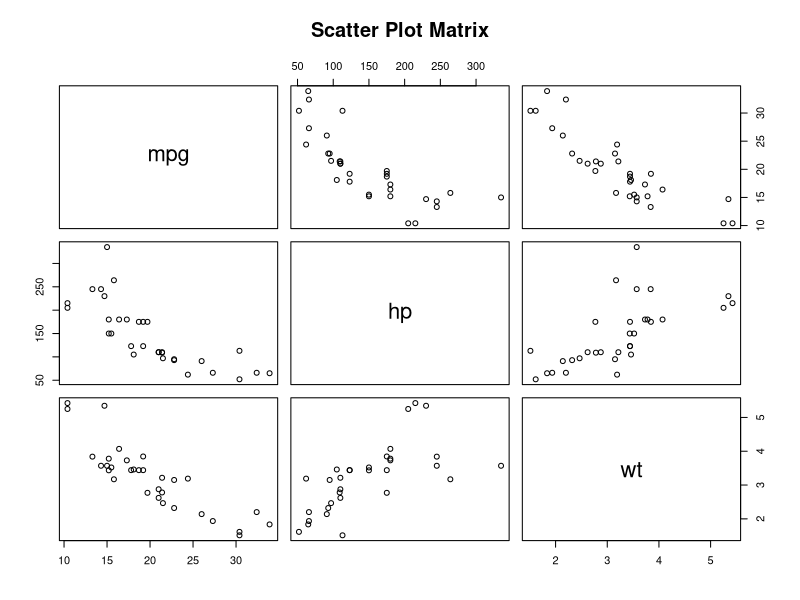
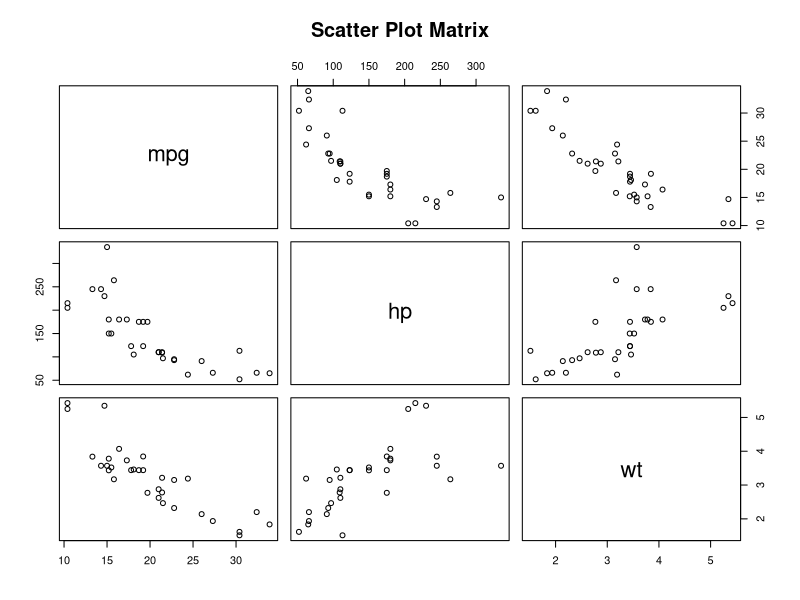
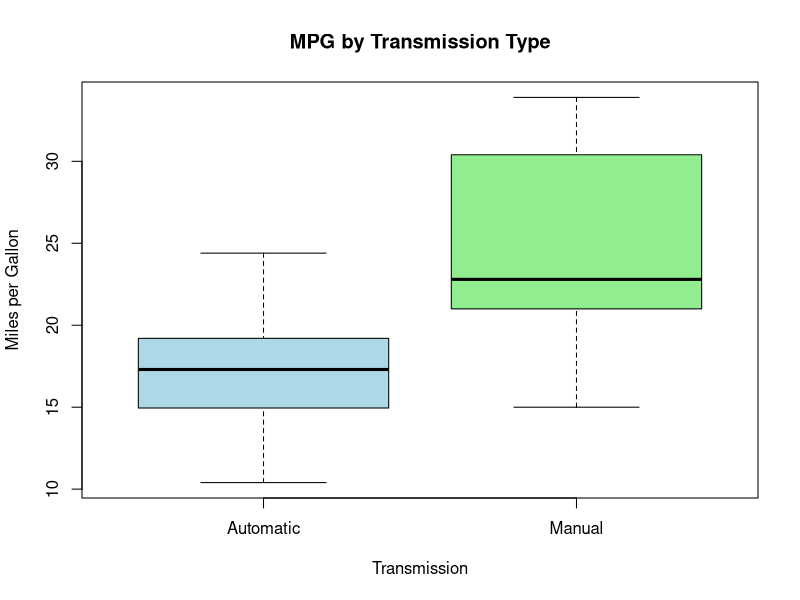
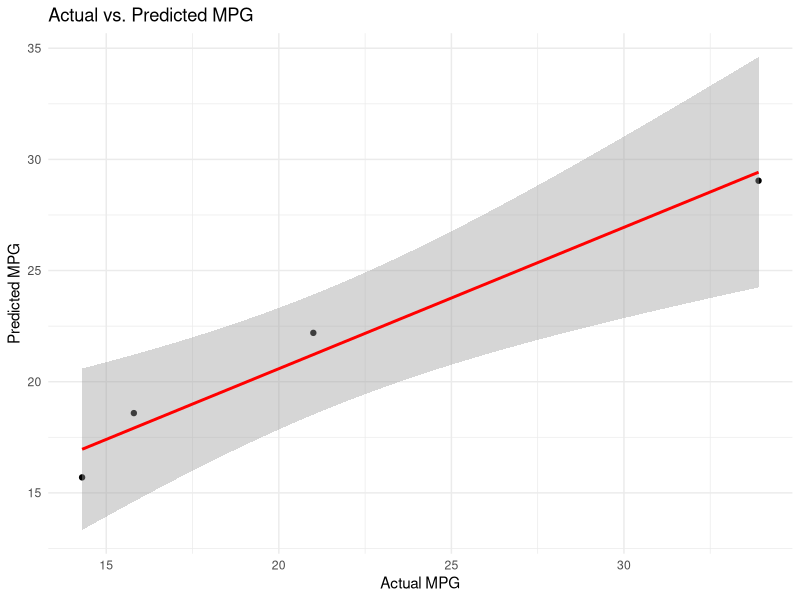

Recreate these plots in R, in order.
# ---
# title: "<span style = 'font-size: 100%;'> MGMT 17300: Data Mining Lab </span>"
# subtitle: "<span style = 'font-size: 150%;'> Predictive Model Interpretations and Predictions </span>"
# author: "Professor: Davi Moreira"
# date: "2024-08-01"
# date-format: "MMMM DD, YYYY"
# format:
# revealjs: 
# transition: slide
# background-transition: fade
# width: 1600
# height: 900
# center: true
# slide-number: true
# incremental: true
# chalkboard: 
# buttons: false
# preview-links: auto
# #logo: figs/quarto.png
# footer: "Data Mining Lab"
# theme: [simple,custom.scss]
# html-math-method:
# method: mathjax
# url: "https://cdn.jsdelivr.net/npm/mathjax@3/es5/tex-mml-chtml.js"
# ---
# 
# ## Overview
# 
# :::::: nonincremental
# ::::: columns
# ::: {.column width="50%" style="text-align: center; justify-content: center; align-items: center;"}
# -   Lesson Exercise Review
# 
# -   Lesson Question!
# 
# -   Course Learning Milestones
# 
# -   The 8 Key Steps of a Data Mining Project
# :::
# 
# ::: {.column width="50%" style="text-align: center; justify-content: center; align-items: center;"}
# -   Multiple Regression Model
# - Model Interpretation
# - Making predictions
# :::
# :::::
# ::::::
# 
# # Lesson Exercises Review {background-color="#cfb991"}
# 
# # Lesson Question! {background-color="#cfb991"}
# 
# # Course Learning Milestones {background-color="#cfb991"}
# 
# ## Course Learning Milestones
# 
# <center>![](figs/15_course_learning_milestones.jpg){width="60%"}</center>
# 
# # The 8 Key Steps of a Data Mining Project {background-color="#cfb991"}
# 
# ## The 8 Key Steps of a Data Mining Project
# 
# <br>
# 
# :::::: columns
# ::: {.column width="33%"}
# **Goal Setting**
# 
# 1.  **Define the project’s goal**\
# :::
# 
# ::: {.column width="33%"}
# **Data Understanding**
# 
# 2.  **Acquire analysis tools**\
# 3.  **Prepare data**\
# 4.  **Data summarization**\
# 5.  **Data visualization**\
# :::
# 
# ::: {.column width="33%"}
# **Insights**
# 
# 6.  **Data mining modeling**\
# 7.  **Model validation**\
# 8.  **Interpretation and implementation**
# :::
# ::::::
# 
# # Multiple Regression Model {background-color="#cfb991"}
# 
# ## Precision and Accuracy
# 
# :::::::: columns
# ::: {.column width="60%" style="text-align: center; justify-content: center; align-items: center;"}
# ```{r  echo=FALSE, out.width = "80%",fig.align="center"}
# knitr::include_graphics("figs/precision_accuracy.png")
# ```
# :::
# 
# :::::: {.column width="40%" style="text-align: center; justify-content: center; align-items: center;"}
# ::::: {style="font-size: 70%;"}
# -   **Precision**: Refers to the consistency or reliability of the model's predictions.
# 
# -   **Accuracy**: Refers to how close the model's predictions are to the true values.
# 
# :::: fragment
# In the context of regression:
# 
# -   **High Precision, Low Accuracy**: Predictions are consistent but biased.
# -   **High Precision, High Accuracy**: Predictions are both consistent and valid.
# -   **Low Precision, Low Accuracy**: Predictions are neither consistent nor valid.
# -   **Low Precision, High Accuracy**: Predictions are valid on average but have high variability.
# 
# ::: fragment
# **To achieve high precision and high accuracy, we need to meet the model assumptions.**
# :::
# ::::
# :::::
# ::::::
# ::::::::
# 
# ## Motivation: Controlling for a Variable
# 
# -   **Puzzle**: What is the effect of education on income?
# -   **Y**: Income
# -   **X**: Education
# -   **Objective**: X $\rightarrow$ Y
# -   **Challenge**: X $\leftarrow$ W $\rightarrow$ Y
# -   **W**: IQ (Intelligence)
# -   **Solution**: Control for W
# 
# ## Motivation: Controlling for a Variable
# 
# <center>
# 
# ![DAG](figs/dag-control.png){width="30%"}
# 
# ::: {style="font-size: 50%;"}
# Source: [Causal Inference Animated Plots](https://nickchk.com/causalgraphs.html)
# :::
# 
# </center>
# 
# ## Motivation: Controlling for a Variable
# 
# <center>
# 
# ![Relationship between Y and X controlled for W](figs/animation_control.gif){width="40%"}
# 
# ::: {style="font-size: 50%;"}
# Source: [Causal Inference Animated Plots](https://nickchk.com/causalgraphs.html)
# :::
# 
# </center>
# 
# ## Omitted Variables (Confounders)
# 
# -   One of the most common errors in observational studies (besides selection bias and information bias — classification or measurement error);
# 
# -   It occurs when we suggest that the explanation for something is "confounded" with the effect of another variable;
# 
# -   For example, "the sun rose because the rooster crowed," and not because of Earth's rotation.
# 
# ## How to Address Omitted Variable Bias?
# 
# -   Be well-versed in the literature;
# 
# -   Select good control variables for your model;
# 
# -   That is, perform a **multiple regression model**.
# 
# ## Multiple Regression
# 
# -   Regression analysis involving two or more independent variables (x's).
# 
# -   This subject area, called multiple regression analysis, enables us to consider more independent variables (factors) and thus obtain better estimates of the relationship than are possible with simple linear regression.
# 
# ## Multiple Regression Model
# 
# The equation that describes how the dependent variable $y$ is related to the independent variables $x_1, x_2, \ldots x_p$ and an error term $\epsilon$ is:
# 
# $$
# y = \beta_0 + \beta_1 x_1 + \beta_2 x_2 + \dots + \beta_p x_p + \epsilon
# $$
# 
# Where:
# 
# -   $\beta_0, \beta_1, \beta_2, \dots, \beta_p$ are the unknown parameters.
# 
# -   $\epsilon$ is a random variable called the error term with the same assumptions as in simple regression (Normality, zero mean, constant variance, independence).
# 
# -   $p$ is the number of independent variables (dimension or complexity of the model).
# 
# ## Multiple Regression Equation
# 
# The equation that describes how the mean value of $y$ is related to $x_1, x_2, \ldots x_p$ is:
# 
# $$
# E(y) = \beta_0 + \beta_1 x_1 + \beta_2 x_2 + \dots + \beta_p x_p
# $$
# 
# $\beta_1, \ldots, \beta_p$ measure the marginal effects of the respective independent variables.
# 
# <br>
# 
# For example, $\beta_1$ is the change in $E(y)$ corresponding to a 1-unit increase in $x_1$, when all other independent variables are held constant or when we control for all other independent variables.
# 
# ## Estimated Multiple Regression Equation
# 
# <br>
# 
# $$
# \hat{y} = b_0 + b_1 x_1 + b_2 x_2 + \dots + b_p x_p
# $$
# 
# A simple random sample is used to compute sample slopes $b_0, b_1, b_2, \dots, b_p$ that are used as the point estimators of the population slopes $\beta_0, \beta_1, \beta_2, \dots, \beta_p$.
# 
# <br>
# 
# Hence, $\hat{y}$ estimates $E(Y)$.
# 
# # Multiple Regression Model Example {background-color="#cfb991"}
# 
# ## Objective
# 
# -   Analyze the relationship between multiple predictors and miles per gallon (`mpg`).
# -   Build a multiple linear regression model to predict `mpg` based on:
# -   Horsepower (`hp`)
# -   Weight (`wt`)
# -   Transmission Type (`am`)
# -   Engine Type (`vs`)
# -   Number of Cylinders (`cyl`)
# 
# ## Variables Used
# 
# -   **mpg**: Miles per gallon (Dependent Variable).
# -   **hp**: Gross horsepower.
# -   **wt**: Weight (1000 lbs).
# -   **am**: Transmission (0 = automatic, 1 = manual).
# -   **vs**: Engine type (0 = V-shaped, 1 = straight).
# -   **cyl**: Number of cylinders.
# 
# ## Data Structure
# 
# ::::: columns
# ::: {.column width="50%" style="text-align: center; justify-content: center; align-items: center;"}
# <br>
# 
# ```{r echo=TRUE, eval=FALSE, results='hide', warning=FALSE, message=FALSE}
# # Structure of the dataset
str(mtcars[, c("mpg", "hp", "wt", "am", "vs", "cyl")])
# ```
# :::
# 
# ::: {.column width="50%" style="text-align: center; justify-content: center; align-items: center;"}
# ```{r echo=F, eval=T, warning=FALSE, message=FALSE}
# Structure of the dataset
str(mtcars[, c("mpg", "hp", "wt", "am", "vs", "cyl")])
# ```
# :::
# :::::
# 
# ## Summary Statistics
# 
# ```{r echo=TRUE, eval=FALSE, results='hide', warning=FALSE, message=FALSE}
# Summary statistics for selected variables
summary(mtcars[, c("mpg", "hp", "wt", "am", "vs", "cyl")])
# ```
# 
# ## Converting Categorical Variables
# 
# ```{r echo=TRUE, eval=T, results='hide', warning=FALSE, message=FALSE}
# Convert 'am', 'vs', and 'cyl' to factors
mtcars$am <- factor(mtcars$am, labels = c("Automatic", "Manual"))
mtcars$vs <- factor(mtcars$vs, labels = c("V-shaped", "Straight"))
mtcars$cyl <- factor(mtcars$cyl)
# ```
# 
# ## Checking for Missing Values
# 
# ```{r echo=TRUE, eval=FALSE, results='hide', warning=FALSE, message=FALSE}
# Check for NA values
colSums(is.na(mtcars))
# ```
# 
# -   **Observation**: No missing values in the selected variables.
# 
# ## Visualizing Relationships: Pairwise Scatter Plots
# 
# ::::: columns
# ::: {.column width="30%" style="text-align: center; justify-content: center; align-items: center;"}
# <br>
# 
# ```{r echo=TRUE, eval=FALSE, results='hide', warning=FALSE, message=FALSE}
# Scatter plot matrix
pairs(mtcars[, c("mpg", "hp", "wt")], main = "Scatter Plot Matrix")
# ```
# :::
# 
# ::: {.column width="70%" style="text-align: center; justify-content: center; align-items: center;"}
# ```{r echo=F, warning=FALSE, message=FALSE}
# Scatter plot matrix
pairs(mtcars[, c("mpg", "hp", "wt")], main = "Scatter Plot Matrix")
# ```
# :::
# :::::
# 
# ## Boxplots for Categorical Variables
# 
# ::::: columns
# ::: {.column width="30%" style="text-align: center; justify-content: center; align-items: center;"}
# <br>
# 
# ```{r echo=TRUE, eval=FALSE, results='hide', warning=FALSE, message=FALSE}
# Boxplot of mpg by Transmission Type
boxplot(mpg ~ am, data = mtcars,
main = "MPG by Transmission Type",
xlab = "Transmission",
ylab = "Miles per Gallon",
col = c("lightblue", "lightgreen"))
# ```
# :::
# 
# ::: {.column width="70%" style="text-align: center; justify-content: center; align-items: center;"}
# ```{r echo=F, warning=FALSE, message=FALSE}
# # Boxplot of mpg by Transmission Type
# boxplot(mpg ~ am, data = mtcars,
# main = "MPG by Transmission Type",
# xlab = "Transmission",
# ylab = "Miles per Gallon",
# col = c("lightblue", "lightgreen"))
# ```
# :::
# :::::
# 
# ## Fitting the Multiple Regression Model
# 
# ::::: columns
# ::: {.column width="30%" style="text-align: center; justify-content: center; align-items: center;"}
# <br>
# 
# ```{r echo=TRUE, eval=FALSE, results='hide', warning=FALSE, message=FALSE}
# Fit the multiple linear regression model
model_mult <- lm(mpg ~ hp + wt + am + vs + cyl, data = mtcars)
summary(model_mult)
# ```
# :::
# 
# ::: {.column width="30%" style="text-align: center; justify-content: center; align-items: center;"}
# ```{r}
# Fit the multiple linear regression model
model_mult <- lm(mpg ~ hp + wt + am + vs + cyl, data = mtcars)
summary(model_mult)
# ```
# :::
# :::::
# 
# ## Interpreting the Coefficients
# 
# -   **Intercept (**$\beta_0$): Expected `mpg` when all predictors are at reference levels or zero.
# -   **hp**: Change in `mpg` per unit increase in horsepower, holding other variables constant.
# -   **wt**: Change in `mpg` per 1000 lbs increase in weight, holding other variables constant.
# -   **am**: Difference in `mpg` between manual and automatic transmission.
# -   **vs**: Difference in `mpg` between straight and V-shaped engines.
# -   **cyl**: Effect of the number of cylinders on `mpg`.
# 
# ## Interpreting the Results
# 
# -   Significant Predictors
# 
# -   **hp** and **wt**: Generally significant predictors of `mpg`.
# -   **am**: Transmission type may have a significant effect.
# -   **vs** and **cyl**: Assess their p-values to determine significance.
# 
# ## Evaluating the Model
# 
# -   **Adjusted R-squared**: Measures the proportion of variance in `mpg` explained by the model, adjusted for the number of predictors.
# 
# -   **F-statistic**: Tests the overall significance of the model.
# 
# -   **p-values**: Assess the significance of individual predictors.
# 
# # Making predictions with a predictive model {background-color="#cfb991"}
# 
# ## Best Subset Selection
# 
# ::: {style="font-size: 80%;"}
# **Method**: Use the `regsubsets()` function from the `leaps` package to evaluate all possible combinations of predictors and identify the best model. This method guarantees that the best subset of predictors is selected according to a chosen criterion (e.g., adjusted $R^2$, AIC, BIC).
# 
# **Selection**: This method ensures an exhaustive search of all possible combinations, providing the best model for each subset size.
# 
# ```{r echo=TRUE, eval=FALSE, results='hide', warning=FALSE, message=FALSE}
library(leaps)

# Fit the best subset model
best_model <- regsubsets(mpg ~ ., data = mtcars, nbest = 1)

# Extract the summary of the model
best_model_summary <- summary(best_model)

# Extract metrics
bic_values <- best_model_summary$bic

# Find the best model indices based on each criterion
best_bic_index <- which.min(bic_values)

# Display the best models based on the chosen criteria

cat("\nBest model based on BIC includes:\n")
print(coef(best_model, best_bic_index))

# ```
# 
# **Result:** The `regsubsets()` function outputs the best subset of predictors for each model size, allowing you to compare and choose the optimal model based on adjusted $R^2$, BIC, or other criteria.
# 
# In our case now, we are concerned with the optimal model for prediction, so we are using BIC as our criteria.
# :::
# 
# 
# ## Cross-Validation
# 
# ::: {style="font-size: 65%;"}
# **Method**: Use k-fold cross-validation to assess the predictive performance of the model. This method helps evaluate how the model generalizes to unseen data.
# 
# **Selection**: Choose the model with better cross-validation metrics (e.g., lower mean squared error).
# 
# <!---```{r}
# #| echo: TRUE
# #| eval: TRUE
# #| results: 'hide'
# #| warning: FALSE
# #| message: FALSE
# #| max-height: '200px'
# #| code-fold: TRUE
# #| code-summary: "Show code"
# #| code-overflow: scroll
# --->
# 
# ```{r echo=TRUE, eval=FALSE, results='hide', warning=FALSE, message=FALSE}

library(caret)

# Define the cross-validation method
trainControl <- trainControl(method = "cv", number = 10)

# Train the model based on adjusted R-squared criteria
original_model <- train(mpg ~ hp + wt + am + vs + cyl, data = mtcars, method = "lm", trControl = trainControl)
# print(original_model)

# Train the model based on BIC criteria
model_bic <- train(mpg ~ wt + qsec + am, data = mtcars, method = "lm", trControl = trainControl)
# print(model_bic)

# Compare RMSE, R-squared, and MAE (Mean Absolute Error) for both models
#cat("\nComparison of Prediction Performance:\n")
performance_comparison <- rbind(
"original_model" = original_model$results[, c("RMSE", "Rsquared", "MAE")],
"Model_bic" = model_bic$results[, c("RMSE", "Rsquared", "MAE")]
)
print(performance_comparison)

# ```
# :::
# 
# ## Cross-Validation: output
# 
# ::: nonincremental
# -   **RMSE (Root Mean Squared Error)**:
# -   Represents the standard deviation of prediction errors.
# -   Lower values indicate better performance (predictions are closer to actual values).
# -   **R-squared**:
# -   Indicates how well the independent variables explain the variability of the dependent variable.
# -   Higher values (closer to 1) suggest better explanatory power.
# -   **MAE (Mean Absolute Error)**:
# -   Measures the average magnitude of errors in predictions.
# -   Lower values indicate more accurate predictions.
# :::
# 
# ## Cross-Validation: Conclusion
# 
# ::: nonincremental
# **original_model**:
# 
# -   Better at explaining variability (higher R-squared).
# 
# -   Slightly higher prediction error (RMSE and MAE).
# 
# **model_bic**:
# 
# -   More accurate predictions (lower RMSE and MAE).
# 
# -   Explains less variability (lower R-squared).
# 
# **Recommendation**
# 
# -   **Choose original_model**: If the goal is to maximize explanation of variability in `mpg`.
# 
# -   **Choose Model_bic**: If the goal is to minimize prediction error for better accuracy.
# 
# **Final Choice**: Depends if the analysis objective prioritize explanatory power or prediction accuracy.
# :::
# 
# ## Making predictions with a predictive model
# 
# Now that we have our prediction model, let's see an example on how can we use it for prediction.
# 
# To predict `mpg` with our model we need to have data regarding our independent variables. To do so, let's split our original dataset:
# 
# ```{r echo=TRUE, eval=FALSE, results='hide', warning=FALSE, message=FALSE}

set.seed(123)  # for reproducibility
splitIndex <- createDataPartition(mtcars$mpg, p = 0.8, list = FALSE)
training_data <- mtcars[splitIndex, ]
testing_data <- mtcars[-splitIndex, ]

# ```
# 
# 
# ## Making predictions with a predictive model
# 
# We run the model with our `training_data` and predict the `mpg` values usin our `testing_data`.
# 
# ```{r echo=TRUE, eval=FALSE, results='hide', warning=FALSE, message=FALSE}
model <- lm(mpg ~ wt + qsec + am, data = training_data)

predictions <- predict(model, newdata = testing_data)
# ```
# 
# ## Making predictions with a predictive model
# 
# By combining our predicted results into our original dataset, we can check in which extent we were able to predict the actual `mpg` values:
# 
# ```{r echo=TRUE, eval=FALSE, results='hide', warning=FALSE, message=FALSE}
# Combine actual and predicted values
plot_data <- data.frame(Actual = testing_data$mpg, Predicted = predictions)

plot_data
# ```
# 
# ## Making predictions with a predictive model
# 
# We can plot a scatter plot with the actual `mpg` values on the x-axis and predicted `mpg` values on the y-axis. 
# 
# ```{r echo=TRUE, eval=FALSE, results='hide', warning=FALSE, message=FALSE}
# Create a scatter plot
ggplot(plot_data, aes(x = Actual, y = Predicted)) +
geom_point() +
geom_smooth(method = "lm", formula = y ~ x, color = "red") +
labs(
x = "Actual MPG",
y = "Predicted MPG",
title = "Actual vs. Predicted MPG"
) +
theme_minimal()
# ```
# 
# The red line represents a linear regression line that helps us see how well our predictions align with the actual data.
# 
# # Summary {background-color="#cfb991"}
# 
# ## Summary
# 
# :::: nonincremental
# ::: {style="font-size: 60%;"}
# Main Takeaways from this lecture:
# 
# -   **Model Evaluation and Precision**:
# -   **Precision**: Consistency of model predictions.
# -   **Accuracy**: Closeness of predictions to true values.
# -   Aim for **high precision and high accuracy** by meeting model assumptions.
# -   **Controlling for Variables**:
# -   Importance of controlling for confounders.
# -   Use multiple regression to control for potential confounding variables.
# -   **Strategies for Model Selection**:
# -   Identify predictors with low p-values (\< 0.05) to determine their significance.
# -   Use **Adjusted R-Squared**, **AIC/BIC**, and **F-Tests** for model comparison.
# -   **Multicollinearity**: Check with VIF and address high VIF (\> 10).
# -   **Best Subset Selection**: Use `regsubsets()` to find the best combination of predictors.
# -   **Cross-Validation**: Evaluate models using RMSE, R-squared, and MAE.
# -   **Key Recommendations**:
# -   Choose the model with higher adjusted R-squared for explanatory power.
# -   Opt for lower RMSE and MAE if prediction accuracy is the main objective.
# -   Balance between complexity and performance using AIC/BIC and other metrics.
# :::
# ::::
# 
# # Thank you! {background-color="#cfb991"}
